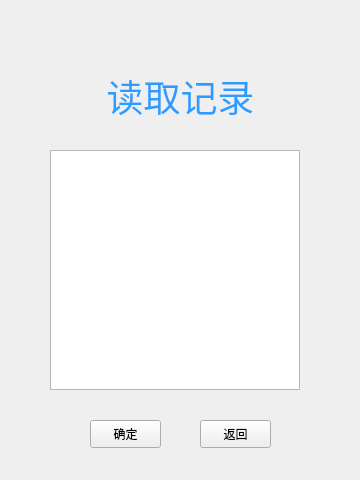
<?xml version="1.0" encoding="UTF-8"?>
<ui version="4.0">
 <class>LoadWidget</class>
 <widget class="QWidget" name="LoadWidget">
  <property name="geometry">
   <rect>
    <x>0</x>
    <y>0</y>
    <width>360</width>
    <height>480</height>
   </rect>
  </property>
  <property name="windowTitle">
   <string>Form</string>
  </property>
  <widget class="QLabel" name="label">
   <property name="geometry">
    <rect>
     <x>0</x>
     <y>60</y>
     <width>361</width>
     <height>71</height>
    </rect>
   </property>
   <property name="palette">
    <palette>
     <active>
      <colorrole role="WindowText">
       <brush brushstyle="SolidPattern">
        <color alpha="255">
         <red>44</red>
         <green>157</green>
         <blue>255</blue>
        </color>
       </brush>
      </colorrole>
     </active>
     <inactive>
      <colorrole role="WindowText">
       <brush brushstyle="SolidPattern">
        <color alpha="255">
         <red>44</red>
         <green>157</green>
         <blue>255</blue>
        </color>
       </brush>
      </colorrole>
     </inactive>
     <disabled>
      <colorrole role="WindowText">
       <brush brushstyle="SolidPattern">
        <color alpha="255">
         <red>120</red>
         <green>120</green>
         <blue>120</blue>
        </color>
       </brush>
      </colorrole>
     </disabled>
    </palette>
   </property>
   <property name="font">
    <font>
     <family>华文行楷</family>
     <pointsize>28</pointsize>
    </font>
   </property>
   <property name="text">
    <string>读取记录</string>
   </property>
   <property name="alignment">
    <set>Qt::AlignCenter</set>
   </property>
  </widget>
  <widget class="QPushButton" name="pushButton">
   <property name="geometry">
    <rect>
     <x>90</x>
     <y>420</y>
     <width>71</width>
     <height>28</height>
    </rect>
   </property>
   <property name="text">
    <string>确定</string>
   </property>
  </widget>
  <widget class="QPushButton" name="pushButton_2">
   <property name="geometry">
    <rect>
     <x>200</x>
     <y>420</y>
     <width>71</width>
     <height>28</height>
    </rect>
   </property>
   <property name="text">
    <string>返回</string>
   </property>
  </widget>
  <widget class="QTableView" name="tableView">
   <property name="geometry">
    <rect>
     <x>50</x>
     <y>150</y>
     <width>250</width>
     <height>240</height>
    </rect>
   </property>
  </widget>
 </widget>
 <resources/>
 <connections/>
</ui>
